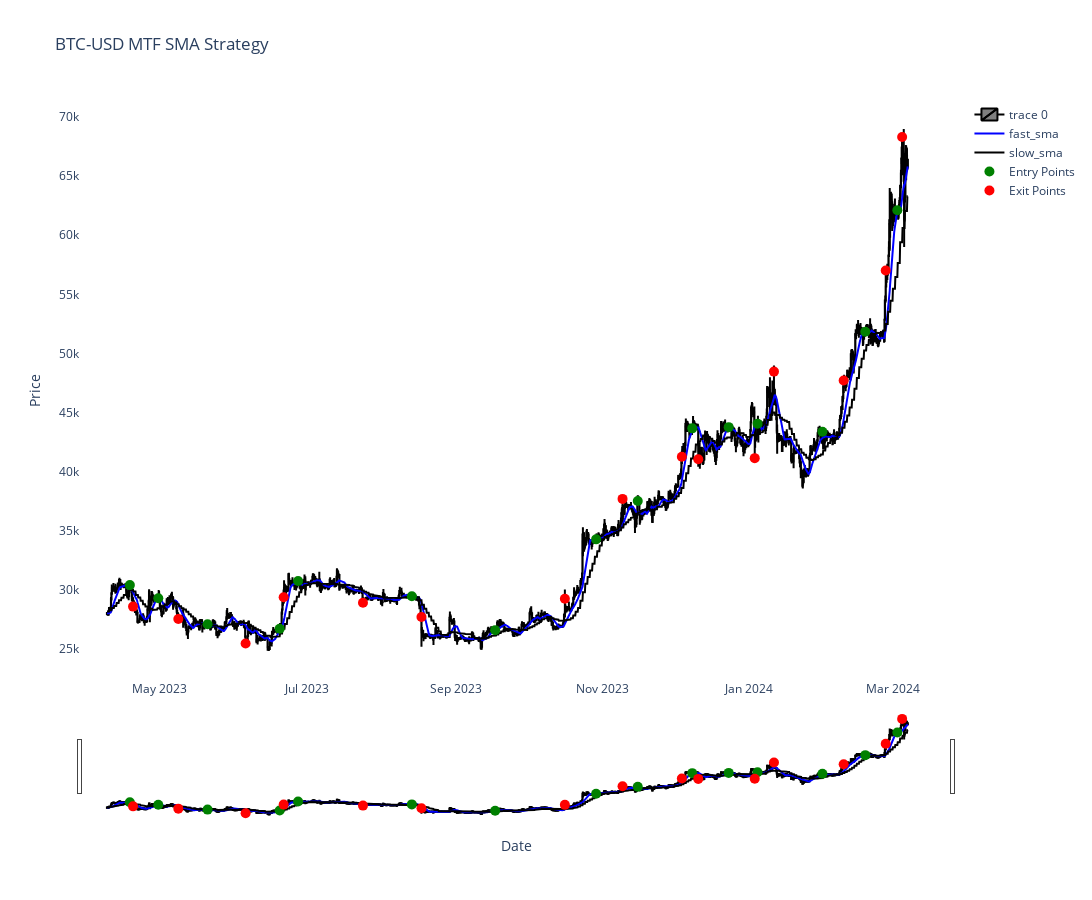

Source (notebook cell):
### Code cell
bars = 2000
cutoff_time = new_df.index[-bars]
trades_slice = trades[trades['entry_time'] >= cutoff_time]

# Create a candlestick chart
fig = go.Figure(data=[go.Candlestick(x=new_df.index[-bars:],
                open=new_df['open'].tail(bars),
                high=new_df['high'].tail(bars),
                low=new_df['low'].tail(bars),
                close=new_df['close'].tail(bars),increasing_line_color= 'black', decreasing_line_color= 'black')])

# Add scatter plots for entry and exit points
entry_points = dict(x=trades_slice['entry_time'], y=trades_slice['entry_price'], text=['Buy'] * len(trades_slice), mode='markers', name='Entry Points', marker=dict(color='green', size=10))
exit_points = dict(x=trades_slice['exit_time'], y=trades_slice['exit_price'], text=['Sell'] * len(trades_slice), mode='markers', name='Exit Points', marker=dict(color='red', size=10))

# Add entry and exit points to the figure
#fig.add_trace(go.Scatter(x=new_df.index, y=new_df['pdLow'], mode='lines', name='Previous Day Low'))
fig.add_trace(go.Scatter(x=new_df.index[-bars:], y=new_df['fast_ma'][-bars:], mode='lines', name='fast_sma', line=dict(color='blue')))
fig.add_trace(go.Scatter(x=new_df.index[-bars:], y=new_df['slow_ma'][-bars:], mode='lines', name='slow_sma', line=dict(color='black')))
fig.add_trace(go.Scatter(entry_points))
fig.add_trace(go.Scatter(exit_points))

# Update layout
fig.update_layout(title='BTC-USD MTF SMA Strategy', xaxis_title='Date', yaxis_title='Price', width=1200, height=900, plot_bgcolor='white', yaxis=dict(showgrid=False), xaxis=dict(showgrid=False))

# Show the figure
fig.show()

### Figure 1 — Plotly figure (JSON) as saved in the notebook; plotly's stock layout.template omitted (floating-point values rounded to 4 significant figures; data arrays with more than 128 entries replaced by an {"elided": "..."} marker saying what was removed)
{"data": [{"close": {"elided": "2000 float values"}, "decreasing": {"line": {"color": "black"}}, "high": {"elided": "2000 float values"}, "increasing": {"line": {"color": "black"}}, "low": {"elided": "2000 float values"}, "open": {"elided": "2000 float values"}, "type": "candlestick", "x": {"elided": "2000 str values"}}, {"line": {"color": "blue"}, "mode": "lines", "name": "fast_sma", "type": "scatter", "x": {"elided": "2000 str values"}, "y": {"elided": "2000 float values"}}, {"line": {"color": "black"}, "mode": "lines", "name": "slow_sma", "type": "scatter", "x": {"elided": "2000 str values"}, "y": {"elided": "2000 float values"}}, {"marker": {"color": "green", "size": 10}, "mode": "markers", "name": "Entry Points", "text": ["Buy", "Buy", "Buy", "Buy", "Buy", "Buy", "Buy", "Buy", "Buy", "Buy", "Buy", "Buy", "Buy", "Buy", "Buy"], "type": "scatter", "x": ["2023-04-18T12:00:00", "2023-04-30T08:00:00", "2023-05-20T20:00:00", "2023-06-19T20:00:00", "2023-06-27T12:00:00", "2023-08-13T20:00:00", "2023-09-17T12:00:00", "2023-10-29T12:00:00", "2023-11-15T20:00:00", "2023-12-08T12:00:00", "2023-12-23T16:00:00", "2024-01-04T16:00:00", "2024-01-31T16:00:00", "2024-02-18T12:00:00", "2024-03-02T20:00:00"], "y": [30380.0, 29270.0, 27060.0, 26680.0, 30730.0, 29440.0, 26570.0, 34250.0, 37500.0, 43650.0, 43760.0, 44050.0, 43360.0, 51830.0, 62110.0]}, {"marker": {"color": "red", "size": 10}, "mode": "markers", "name": "Exit Points", "text": ["Sell", "Sell", "Sell", "Sell", "Sell", "Sell", "Sell", "Sell", "Sell", "Sell", "Sell", "Sell", "Sell", "Sell", "Sell"], "type": "scatter", "x": ["2023-04-19T20:00:00", "2023-05-08T16:00:00", "2023-06-05T16:00:00", "2023-06-21T12:00:00", "2023-07-24T12:00:00", "2023-08-17T20:00:00", "2023-10-16T12:00:00", "2023-11-09T12:00:00", "2023-12-04T04:00:00", "2023-12-11T00:00:00", "2024-01-03T12:00:00", "2024-01-11T12:00:00", "2024-02-09T12:00:00", "2024-02-27T00:00:00", "2024-03-04T20:00:00"], "y": [28560.0, 27510.0, 25440.0, 29350.0, 28890.0, 27680.0, 29220.0, 37680.0, 41250.0, 41030.0, 41130.0, 48460.0, 47700.0, 57020.0, 68330.0]}], "layout": {"height": 900, "plot_bgcolor": "white", "title": {"text": "BTC-USD MTF SMA Strategy"}, "width": 1200, "xaxis": {"autorange": true, "range": ["2023-03-29 01:22:58.3144", "2024-03-25 06:37:01.6856"], "rangeslider": {"autorange": true, "range": ["2023-03-29 01:22:58.3144", "2024-03-25 06:37:01.6856"], "yaxis": {"_template": null, "rangemode": "match"}}, "showgrid": false, "title": {"text": "Date"}, "type": "date"}, "yaxis": {"autorange": true, "range": [22340.0, 71460.0], "showgrid": false, "title": {"text": "Price"}, "type": "linear"}}}
